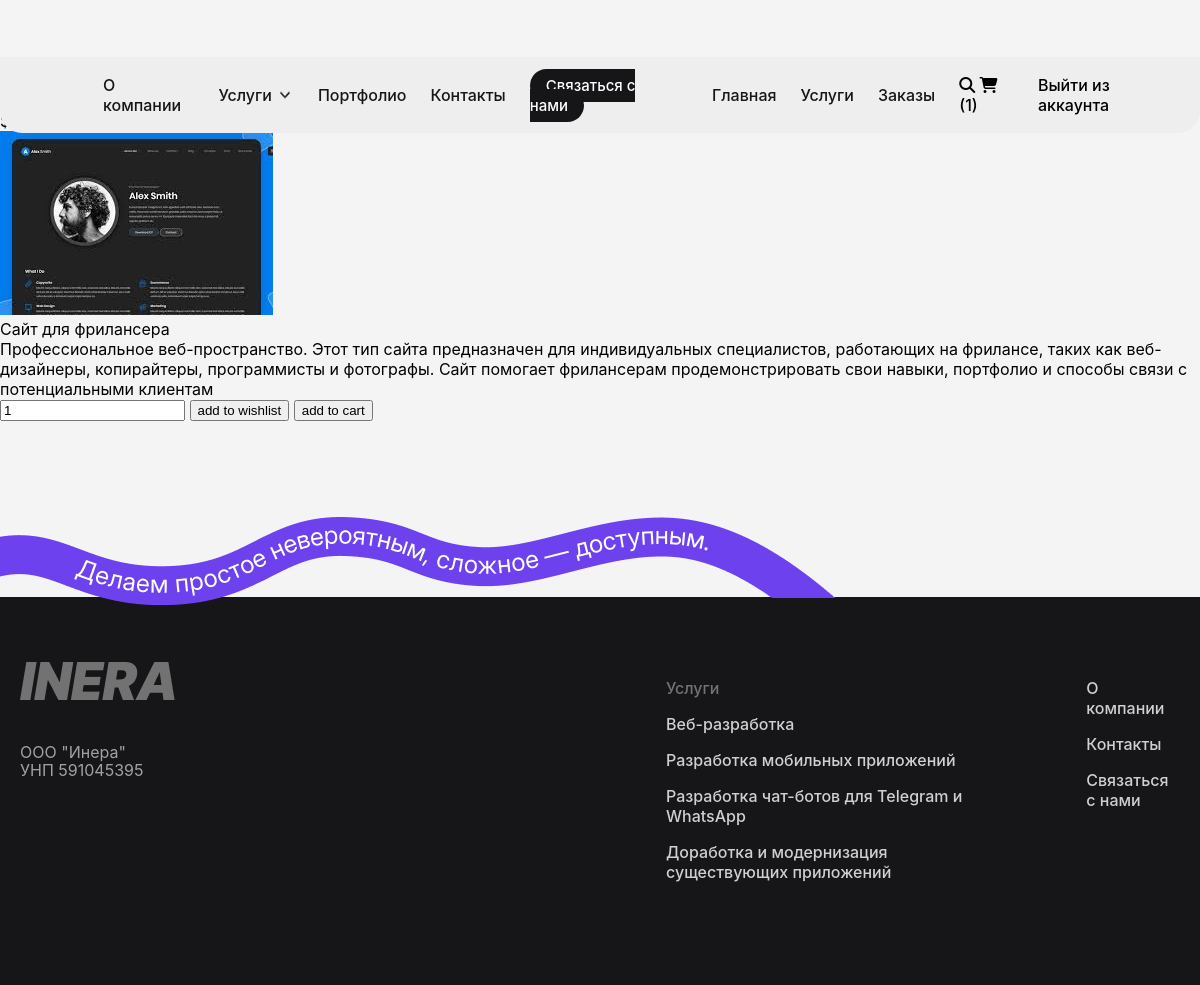
Screenshot of /view_page.php?pid=77 (signed in) with the database file from the repository.
### tables this page shows
CREATE TABLE `products` (
  `id` int(100) NOT NULL,
  `name` varchar(100) NOT NULL,
  `category_id` int(100) NOT NULL,
  `details` varchar(500) NOT NULL,
  `price` int(100) NOT NULL,
  `image` varchar(100) NOT NULL
);

### view_page.php (the view, shortened to what this page needs)
<?php
@include 'config.php';
?>
<!DOCTYPE html>
<html lang="en">
<head>
   <link rel="stylesheet" href="css/style.css">
</head>
<body>
<?php include 'header.php'; ?>
<section class="quick-view">
   <h1 class="title">quick view</h1>
   <?php
      $pid = $_GET['pid'];
      $select_products = $conn->prepare("SELECT * FROM `products` WHERE id = ?");
      $select_products->execute([$pid]);
      if($select_products->rowCount() > 0){
         while($fetch_products = $select_products->fetch(PDO::FETCH_ASSOC)){
   ?>
   <form action="" class="box" method="POST">
      <div class="price">$<span><?= $fetch_products['price']; ?></span>/-</div>
      <img src="uploaded_img/<?= $fetch_products['image']; ?>" alt="">
      <div class="name"><?= $fetch_products['name']; ?></div>
      <div class="details"><?= $fetch_products['details']; ?></div>
      <input type="number" min="1" value="1" name="p_qty" class="qty">
      <input type="submit" value="add to wishlist" class="option-btn" name="add_to_wishlist">
      <input type="submit" value="add to cart" class="btn" name="add_to_cart">
   </form>
   <?php
         }
      }else{
         echo '<p class="empty">no products added yet!</p>';
      }
   ?>
</section>
<?php include 'footer.php'; ?>
</body>
</html>

### css/style.css (style rules this page uses)
h1, h2, h3, h4, h5, h6 { margin: 0; }
* { box-sizing: border-box; }
html { scroll-padding-top: 100px; scroll-behavior: smooth; overflow-x:hidden; }
body { background-color: #f4f4f4; margin: 0; font-family: "Inter", sans-serif; }
.title { font-size: 44px; font-weight: 700; margin-top: 57px; text-align: center; }

### view_page.php (style rules this page uses)
body { background-image:url(images/wallpaperquickview2.jpg)!important; }

### rows the page displays
products: image (picture), name "Сайт для фрилансера", details "Профессиональное веб-пространство. Этот тип сайта предназначен для индивидуальных специалистов, работающих на фрилансе, таких как веб-дизайнеры, копирайтеры, программисты и фотографы. Сайт помогает фрилансерам продемонстрировать свои навыки, портфолио и способы связи с потенциальными клиентам"

### other values shown
$count_cart_items->rowCount() "1"
